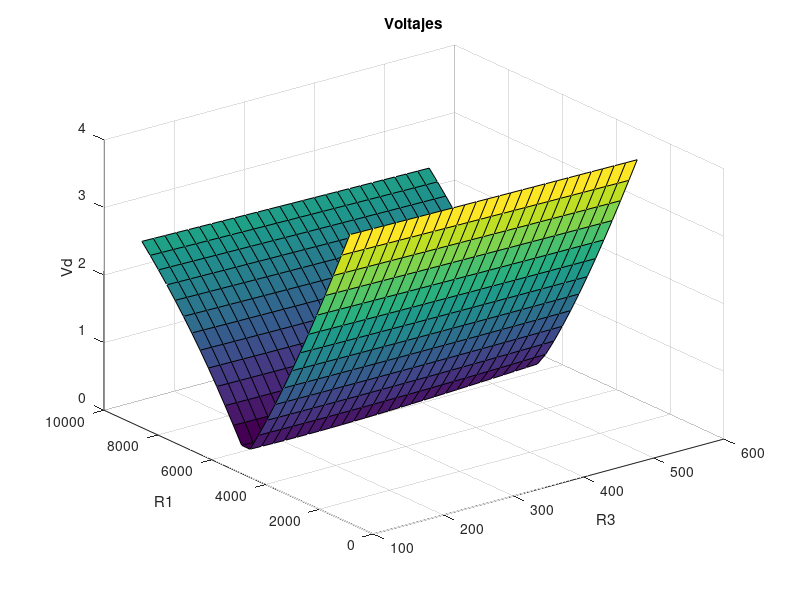
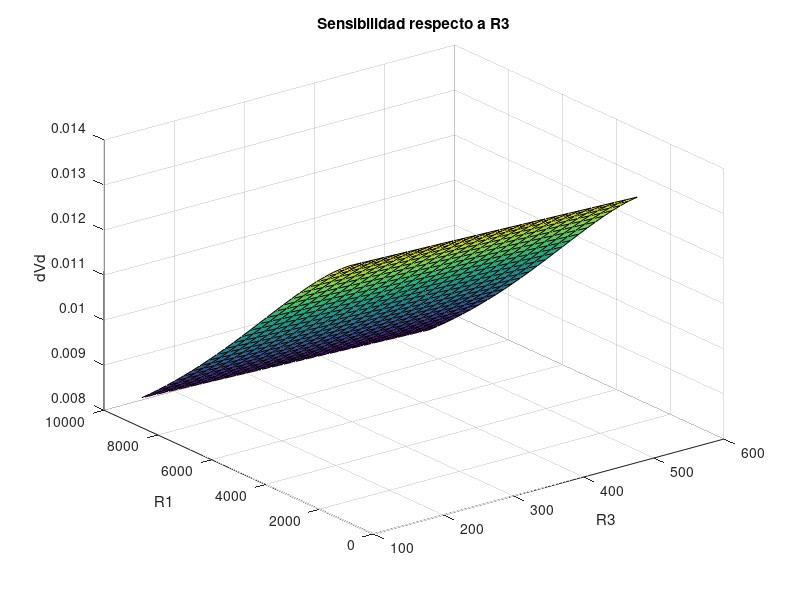
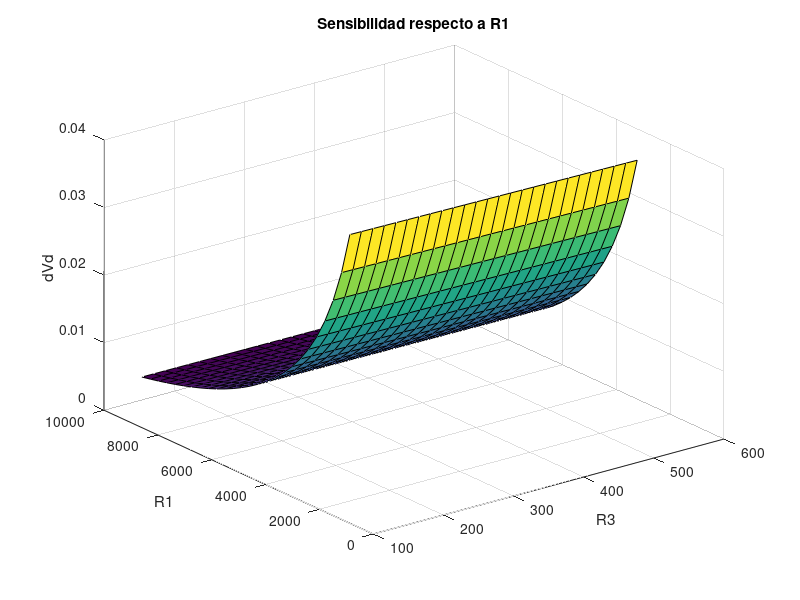

Write the MATLAB code that produced these figures, in order.
clear
% Constantes
R4 = 1e2; % Ohm. Afecta Unicamente a R1
C3 = 2.2e-9; % F. Afecta a ambos

f = 10e3; % Hz
w = 2*pi*f; % Rad*s-1
Vg = 10; % V

% Control
spanL = [0.4e-3 2.1e-3];
NR1 = 25; % Vueltas del R1

QN = 53; % Placeholder
spanQ = [0.25*QN QN];
NR3 = 25; % Vueltas del R3

spanR = w*[max(spanL)/min(spanQ) min(spanL)/max(spanQ)];

% Elemento de "Prueba"
% Lx = (max(spanL)-min(spanL))*rand()+min(spanL); % Random
% Qx = (max(spanQ)-min(spanQ))*rand()+min(spanQ);

% Lx = max(spanL); % MAX
% Qx = max(spanQ);

% Lx = min(spanL); % min
% Qx = min(spanQ);

Lx = (max(spanL)+min(spanL))/2; % Mid
Qx = (max(spanQ)+min(spanQ))/2;

Rx = w*Lx*Qx;

% Parametro Resistencia 1 (Afecta con Lx)
spanR1 = spanL/(C3*R4); % Ohm
ranR1 = max(spanR1) - min(spanR1); % Rango de R1
DR1 = ranR1/NR1; % Delta R1
R1 = (min(spanR1):DR1:max(spanR1));
DR1 = DR1/25; % Trato de bajar la sensibilidad

% Parametro Reistencia 3 (Afecta con Qx)
spanR3 = 1./( w .* spanQ * C3); % Ohm
ranR3 = max(spanR3) - min(spanR3); % Rango de R3
DR3 = ranR3/NR3; % Delta R3
R3 = (min(spanR3):DR3:max(spanR3));
DR3 = DR3/1;

% Impedancias
Z1 = R1;
Z2 = 1./(1/Rx + 1/(1i*w*Lx));
Z3 = R3 + 1/(1i*w*C3);
Z4 = R4;

% Calculo
Vd = zeros(length(R1),length(R3));
for i=1:length(R1)
    for j=1:length(R3)
        Vd(i,j) = abs(Z3(j)/(Z1(i)+Z3(j)) - Z4/(Z2+Z4))*Vg;
    end
end

figure(1);
surf(R3,R1,Vd);
xlabel('R3');
ylabel('R1');
zlabel('Vd');
title ('Voltajes');

print -deps ej3Vd

% Sensibilidades
% Sensibilidad a R3
dVdR3 = zeros(length(R1),length(R3));
for i=1:length(R1)
    for j=1:length(R3)
        dVdR3(i,j) = abs(1/((1 + Z1(i)/Z3(j))*(Z4/Z2 + 1))*DR3/Z3(j)*Vg);
    end
end

figure(2);
surf(R3,R1,dVdR3);
xlabel('R3');
ylabel('R1');
zlabel('dVd');
title('Sensibilidad respecto a R3');

% Sensibilidad a R1
dVdR1 = zeros(length(R1),length(R3));
for i=1:length(R1)
    for j=1:length(R3)
        dVdR1(i,j) = abs(1/((1 + Z1(i)/Z3(j))*(Z4/Z2 + 1))*DR1/Z1(i)*Vg);
    end
end

figure(3);
surf(R3,R1,dVdR1);
xlabel('R3');
ylabel('R1');
zlabel('dVd');
title('Sensibilidad respecto a R1');